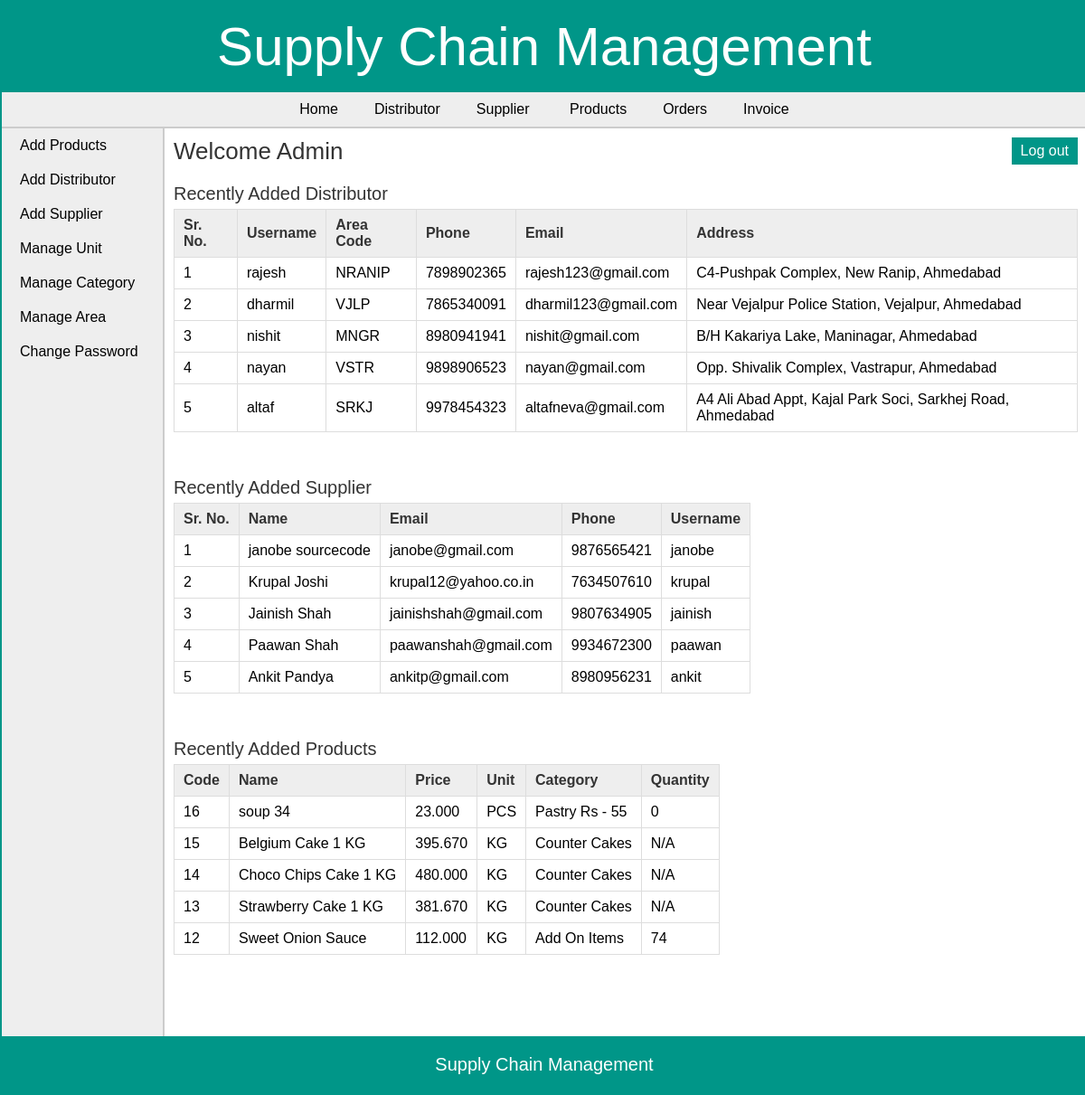
The page /admin/index.php (signed in) on the database its author committed.
### tables this page shows
CREATE TABLE `retailer` (
  `retailer_id` int(11) NOT NULL,
  `username` varchar(25) NOT NULL,
  `password` varchar(25) NOT NULL,
  `address` varchar(200) NOT NULL,
  `area_id` int(11) NOT NULL,
  `phone` varchar(10) NOT NULL,
  `email` varchar(50) DEFAULT NULL
);

CREATE TABLE `area` (
  `area_id` int(11) NOT NULL,
  `area_name` varchar(50) NOT NULL,
  `area_code` varchar(10) NOT NULL
);

CREATE TABLE `manufacturer` (
  `man_id` int(11) NOT NULL,
  `man_name` varchar(25) NOT NULL,
  `man_email` varchar(50) DEFAULT NULL,
  `man_phone` varchar(10) NOT NULL,
  `username` varchar(20) NOT NULL,
  `password` varchar(20) NOT NULL
);

CREATE TABLE `products` (
  `pro_id` int(11) NOT NULL,
  `pro_name` varchar(25) NOT NULL,
  `pro_desc` text,
  `pro_price` decimal(10,3) NOT NULL,
  `unit` int(11) NOT NULL,
  `pro_cat` int(11) NOT NULL,
  `quantity` int(6) DEFAULT NULL
);

CREATE TABLE `unit` (
  `id` int(11) NOT NULL,
  `unit_name` varchar(20) NOT NULL,
  `unit_details` text
);

CREATE TABLE `categories` (
  `cat_id` int(11) NOT NULL,
  `cat_name` varchar(25) NOT NULL,
  `cat_details` text
);

### admin/index.php (the view, shortened to what this page needs)
<?php
	include("../includes/config.php");
	if(isset($_SESSION['admin_login'])) {
		if($_SESSION['admin_login'] == true) {
			$query_selectRetailer = "SELECT * FROM retailer,area WHERE retailer.area_id=area.area_id ORDER BY retailer_id DESC LIMIT 5";
			$result_selectRetailer = mysqli_query($con,$query_selectRetailer);
			$query_selectManufacturer = "SELECT * FROM manufacturer ORDER BY man_id DESC LIMIT 5";
			$result_selectManufacturer = mysqli_query($con,$query_selectManufacturer);
			$query_selectProducts = "SELECT * FROM products,categories,unit WHERE products.pro_cat=categories.cat_id AND products.unit=unit.id ORDER BY pro_id DESC LIMIT 5";
			$result_selectProducts = mysqli_query($con,$query_selectProducts);
		}
		else {
			header('Location:../index.php');
		}
	}
	else {
		header('Location:../index.php');
	}
?>
<!DOCTYPE html>
<html>
<head>
	<link rel="stylesheet" href="../includes/main_style.css" >
</head>
<body>
	<?php
		include("../includes/header.inc.php");
		include("../includes/nav_admin.inc.php");
		include("../includes/aside_admin.inc.php");
	?>
	<section>
		<h1>Welcome Admin</h1>
		<article>
			<h2>Recently Added Distributor</h2>
			<table class="table_displayData">
				<tr>
					<th>Sr. No.</th>
					<th>Username</th>
					<th>Area Code</th>
					<th>Phone</th>
					<th>Email</th>
					<th>Address</th>
				</tr>
				<?php $i=1; while($row_selectRetailer = mysqli_fetch_array($result_selectRetailer)) { ?>
				<tr>
					<td> <?php echo $i; ?> </td>
					<td> <?php echo $row_selectRetailer['username']; ?> </td>
					<td> <?php echo $row_selectRetailer['area_code']; ?> </td>
					<td> <?php echo $row_selectRetailer['phone']; ?> </td>
					<td> <?php echo $row_selectRetailer['email']; ?> </td>
					<td> <?php echo $row_selectRetailer['address']; ?> </td>
				</tr>
				<?php $i++; } ?>
			</table>
		</article>
		<article>
			<h2>Recently Added Supplier</h2>
			<table class="table_displayData">
			<tr>
				<th>Sr. No.</th>
				<th>Name</th>
				<th>Email</th>
				<th>Phone</th>
				<th>Username</th>
			</tr>
			<?php $i=1; while($row_selectManufacturer = mysqli_fetch_array($result_selectManufacturer)) { ?>
			<tr>
				<td> <?php echo $i; ?> </td>
				<td> <?php echo $row_selectManufacturer['man_name']; ?> </td>
				<td> <?php echo $row_selectManufacturer['man_email']; ?> </td>
				<td> <?php echo $row_selectManufacturer['man_phone']; ?> </td>
				<td> <?php echo $row_selectManufacturer['username']; ?> </td>
			</tr>
			<?php $i++; } ?>
		</table>
		</article>
		<article>
			<h2>Recently Added Products</h2>
			<table class="table_displayData">
			<tr>
				<th> Code </th>
				<th> Name </th>
				<th> Price </th>
				<th> Unit </th>
				<th> Category </th>
				<th> Quantity </th>
			</tr>
			<?php $i=1; while($row_selectProducts = mysqli_fetch_array($result_selectProducts)) { ?>
			<tr>
				<td> <?php echo $row_selectProducts['pro_id']; ?> </td>
				<td> <?php echo $row_selectProducts['pro_name']; ?> </td>
				<td> <?php echo $row_selectProducts['pro_price']; ?> </td>
				<td> <?php echo $row_selectProducts['unit_name']; ?> </td>
				<td> <?php echo $row_selectProducts['cat_name']; ?> </td>
				<td> <?php if($row_selectProducts['quantity'] == NULL){ echo "N/A";} else {echo $row_selectProducts['quantity'];} ?> </td>
			</tr>
			<?php $i++; } ?>
		</table>
		</article>
	</section>
	<?php
		include("../includes/footer.inc.php");
	?>
</body>
</html>

### includes/main_style.css (style rules this page uses)
* { font-family: arial,sans-serif; margin:0px; padding:0px; }
body { width:1200px; margin:auto; border:2px solid #009688; }
section { width:1000px; padding:10px; padding-bottom:40px; }
section h1 { margin-bottom:10px; font-weight:normal; color:#333; font-size: 26px; }
article { margin-top:20px; margin-bottom:50px; }
article h2 { margin-bottom:5px; font-weight:normal; color:#333; font-size: 20px; }
table { border-collapse: collapse; }
.table_displayData td, .table_displayData th { border:1px solid #ddd; padding: 8px 10px; text-align: left; }
.table_displayData th { background-color:#eee; color:#333; }

### rows shown on the page
retailer: username "rajesh", area.area_code "NRANIP", phone "7898902365", email "rajesh123@gmail.com", address "C4-Pushpak Complex, New Ranip, Ahmedabad"
retailer: username "dharmil", area.area_code "VJLP", phone "7865340091", email "dharmil123@gmail.com", address "Near Vejalpur Police Station, Vejalpur, Ahmedabad"
retailer: username "nishit", area.area_code "MNGR", phone "8980941941", email "nishit@gmail.com", address "B/H Kakariya Lake, Maninagar, Ahmedabad"
retailer: username "nayan", area.area_code "VSTR", phone "9898906523", email "nayan@gmail.com", address "Opp. Shivalik Complex, Vastrapur, Ahmedabad"
retailer: username "altaf", area.area_code "SRKJ", phone "9978454323", email "altafneva@gmail.com", address "A4 Ali Abad Appt, Kajal Park Soci, Sarkhej Road, Ahmedabad"
manufacturer: man_name "janobe sourcecode", man_email "janobe@gmail.com", man_phone "9876565421", username "janobe"
manufacturer: man_name "Krupal Joshi", man_email "krupal12@yahoo.co.in", man_phone "7634507610", username "krupal"
manufacturer: man_name "Jainish Shah", man_email "jainishshah@gmail.com", man_phone "9807634905", username "jainish"
manufacturer: man_name "Paawan Shah", man_email "paawanshah@gmail.com", man_phone "9934672300", username "paawan"
manufacturer: man_name "Ankit Pandya", man_email "ankitp@gmail.com", man_phone "8980956231", username "ankit"
products: pro_id "16", pro_name "soup 34", pro_price "23.000", unit.unit_name "PCS", pro_cat.cat_name "Pastry Rs - 55", quantity "0"
products: pro_id "15", pro_name "Belgium Cake 1 KG", pro_price "395.670", unit.unit_name "KG", pro_cat.cat_name "Counter Cakes", shows "N/A"
products: pro_id "14", pro_name "Choco Chips Cake 1 KG", pro_price "480.000", unit.unit_name "KG", pro_cat.cat_name "Counter Cakes", shows "N/A"
products: pro_id "13", pro_name "Strawberry Cake 1 KG", pro_price "381.670", unit.unit_name "KG", pro_cat.cat_name "Counter Cakes", shows "N/A"
products: pro_id "12", pro_name "Sweet Onion Sauce", pro_price "112.000", unit.unit_name "KG", pro_cat.cat_name "Add On Items", quantity "74"
